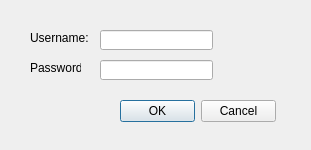
<?xml version="1.0" encoding="UTF-8"?>
<ui version="4.0">
 <class>LoginDg</class>
 <widget class="QMainWindow" name="LoginDg">
  <property name="geometry">
   <rect>
    <x>0</x>
    <y>0</y>
    <width>311</width>
    <height>150</height>
   </rect>
  </property>
  <property name="windowTitle">
   <string>MainWindow</string>
  </property>
  <widget class="QWidget" name="centralwidget">
   <widget class="QDialogButtonBox" name="buttonBox">
    <property name="geometry">
     <rect>
      <x>120</x>
      <y>100</y>
      <width>156</width>
      <height>23</height>
     </rect>
    </property>
    <property name="standardButtons">
     <set>QDialogButtonBox::Cancel|QDialogButtonBox::Ok</set>
    </property>
    <property name="centerButtons">
     <bool>false</bool>
    </property>
   </widget>
   <widget class="QLineEdit" name="lineEdit">
    <property name="geometry">
     <rect>
      <x>100</x>
      <y>30</y>
      <width>113</width>
      <height>20</height>
     </rect>
    </property>
   </widget>
   <widget class="QLineEdit" name="lineEdit_2">
    <property name="geometry">
     <rect>
      <x>100</x>
      <y>60</y>
      <width>113</width>
      <height>20</height>
     </rect>
    </property>
   </widget>
   <widget class="QLabel" name="label">
    <property name="geometry">
     <rect>
      <x>30</x>
      <y>30</y>
      <width>61</width>
      <height>16</height>
     </rect>
    </property>
    <property name="text">
     <string>Username:</string>
    </property>
   </widget>
   <widget class="QLabel" name="label_2">
    <property name="geometry">
     <rect>
      <x>30</x>
      <y>60</y>
      <width>51</width>
      <height>16</height>
     </rect>
    </property>
    <property name="text">
     <string>Password:</string>
    </property>
   </widget>
  </widget>
 </widget>
 <resources/>
 <connections/>
</ui>
